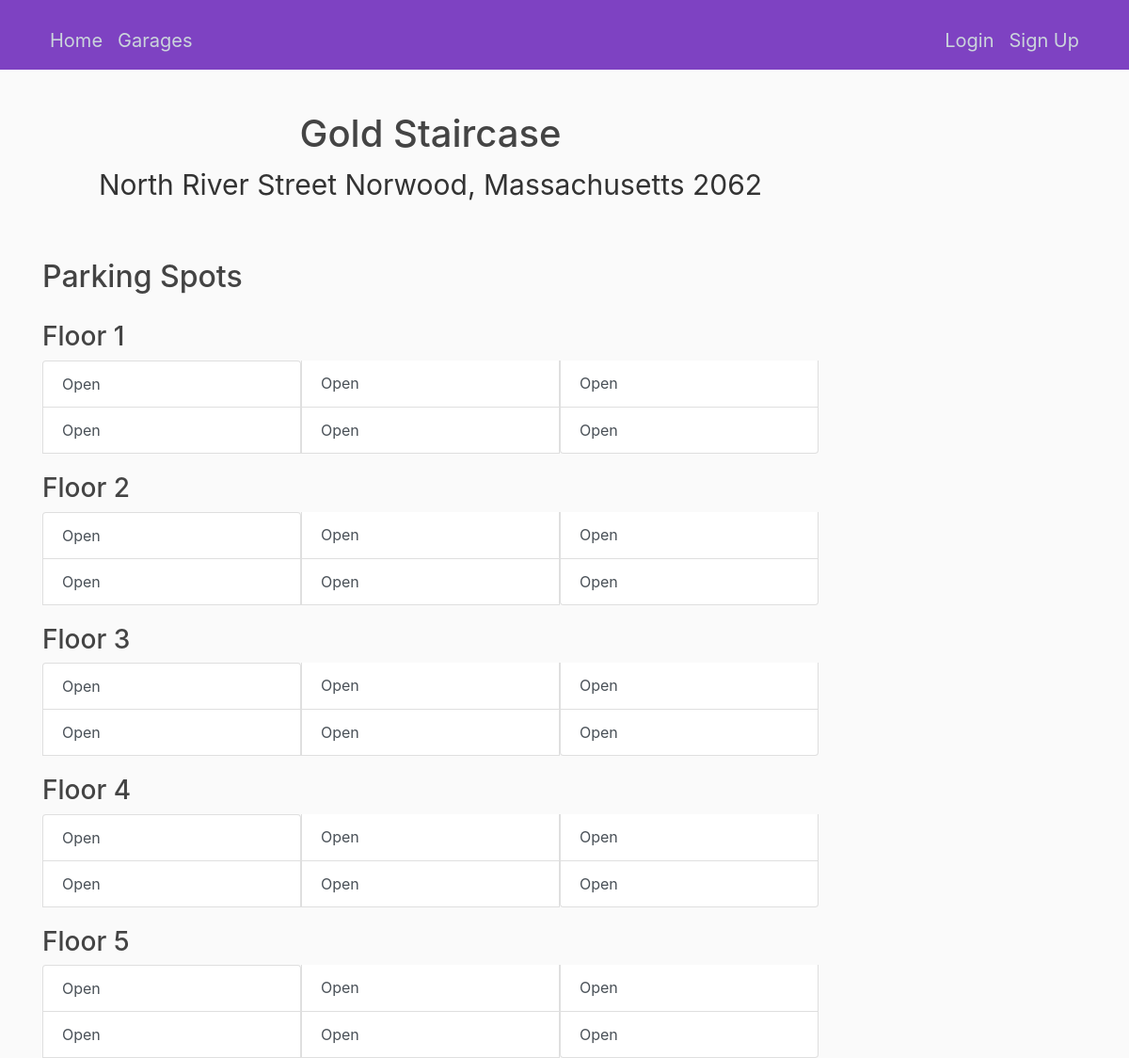
/parkview/1/, run on an earlier commit of the app's database.
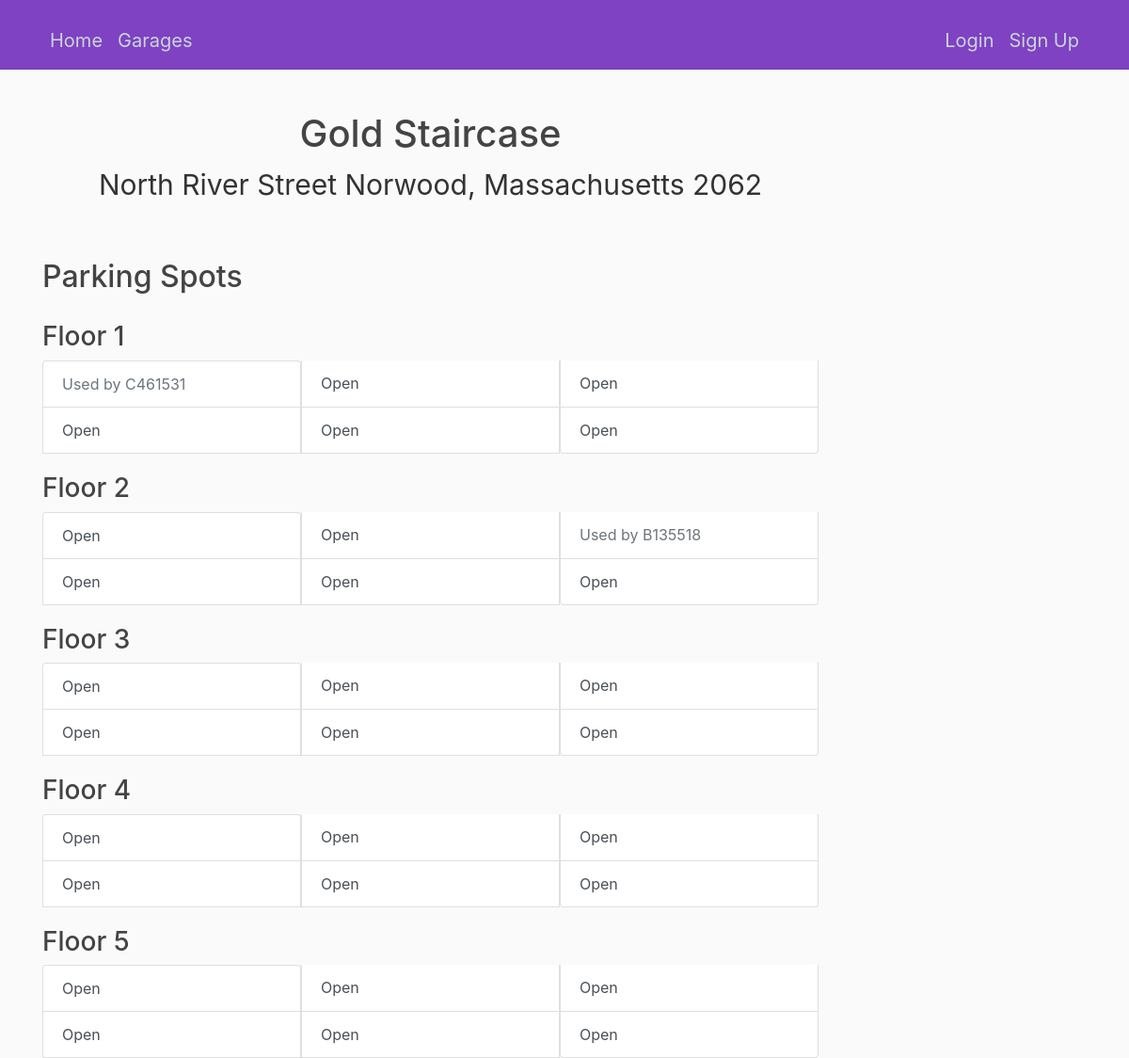
And on a later commit of the database.
### parkview/models.py (models this page shows, shortened)
class ParkingSpot(models.Model):
    floor   = models.IntegerField(default=1)
    used_by = models.OneToOneField(License, on_delete=models.PROTECT, blank=True, null=True)
    garage  = models.ForeignKey(ParkingGarage, on_delete=models.PROTECT, related_name='spots')

class License(models.Model):
    value = models.CharField(max_length=7, unique=True)
    owner = models.ForeignKey(Customer, on_delete=models.PROTECT, related_name='licenses')

### parkview/views.py (the view)
# urls.py: path('<int:garage_id>/', views.spots, name='spots'),
def spots(request, garage_id):
    garage = get_object_or_404(ParkingGarage, pk=garage_id)
    floors = [garage.spots.filter(floor=num) for num in range(1,garage.floors+1)]
    context = {'garage': garage, 'floors': floors}
    return render(request, 'parkview/spots.html', context)

### parkview/templates/parkview/spots.html
{% extends "accounts/base.html" %}
{% block content %}
<div class="container jumbo">
<div class="cntr">
    <h1>{{ garage.name }}</h1>
    <ul class="list-inline">
        <p class="garage_text gtext">{{ garage.street }}
        {{ garage.city }}, {{ garage.country }}
        {{ garage.zip_code }}</p>
    </ul>
    </div>
</div>
<h2 class="move">Parking Spots</h2>
{% for floor in floors %}
    <h3 class="move">Floor {{ forloop.counter }}</h3>
    <div class="list-group d-flex flex-row flex-wrap">
    {% for spot in floor %}
        {% if spot.used_by is None %}
            <a class="col-md-4 list-group-item list-group-item-action option-btn"
                href="{% url 'parkview:parkspot' spot.id %}">Open</a>
        {% else %}
            <a class="col-md-4 list-group-item disabled" href="#">Used by {{ spot.used_by.value }}</a>
        {% endif %}
    {% endfor %}
    </div>
{% endfor %}
{% endblock content %}

What changed in the data, as far as the page shows it:
changed ParkingSpot (number 1 of 30 on the later page): used_by_id empty → 3 (drawn)
changed ParkingSpot (number 9 of 30 on the later page): used_by_id empty → 4 (drawn)
Also different on the page:
list line gone: "Open"
new list line: "Used by C461531"
new list line: "Used by B135518"
